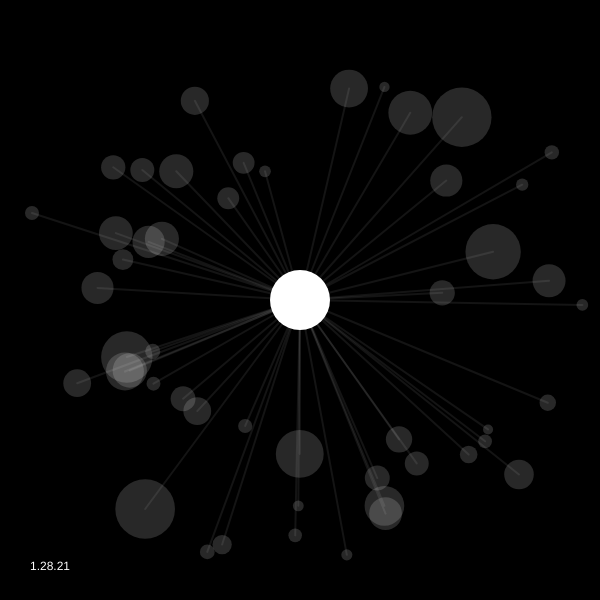
Frame 1 (no input)
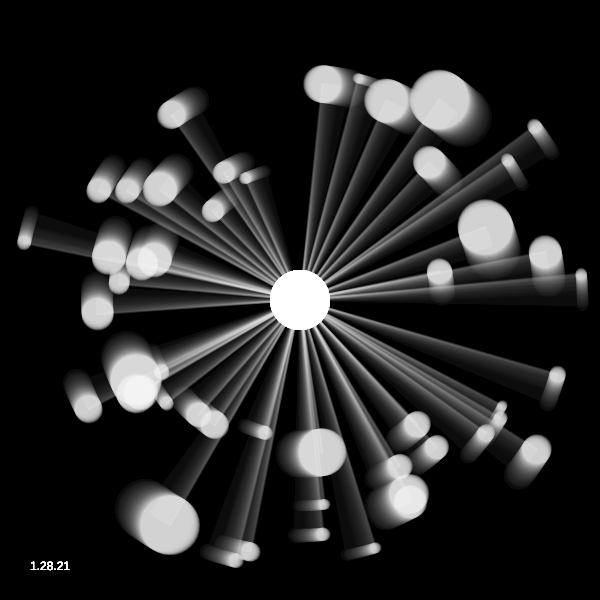
Frame 60 (no input)
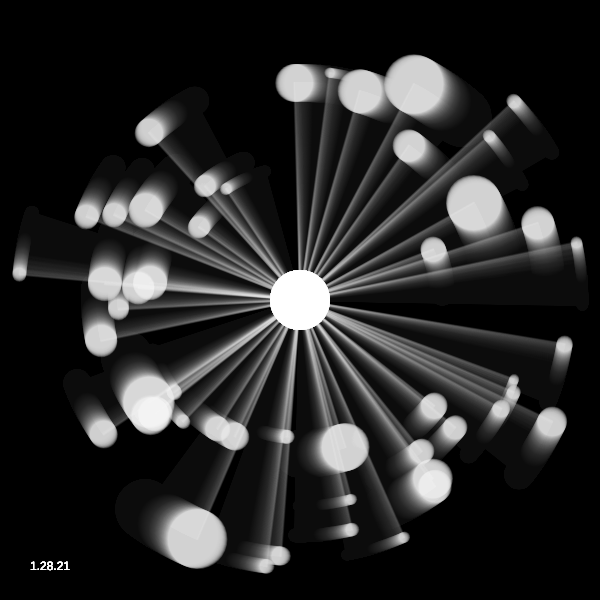
Frame 120 (the mouse pressed at the canvas centre since frame 60)

The p5.js sketch that drew these frames (run headless with seeded random() and noise() and a simulated clock; from frame 60 on, the mouse is pressed at the canvas centre):

// p5.js sketch
// ── sketch.js
/*
forked from SeeJay ThruLife 
*/

let orbiters, w;

function setup () {
  w = 600;
    var canvas;
    if(windowWidth>=600 && windowHeight >=600){
      canvas = createCanvas(600, 600);
    }
    else{
      canvas = createCanvas(windowWidth, windowHeight - 100);
    }

    var x = (windowWidth - width) / 2;
    var y = (windowHeight - height) / 2;

    canvas.position(x, y);
    background(0);


  
  orbiters = [];
  for (var i = 0; i < 50; i++) {
    orbiters.push (new Orbiter ());
  }
} 

function draw () {
  background (0, 10);
  fill(255);
  noStroke();
  text("1.28.21", 30, height-30)
  translate (width/2, width/2);
  ellipse (0, 0, 0.1 * w)
  orbiters.forEach (o => o.orbit ());
    translate (-width/2, -width/2);
}

let maxR = 0.4 * w;
let maxSize = 80;

function Orbiter () {
  this.th = random(TAU);
  this.size = map(random(1) * random(1), 0, 1, 10, maxSize);
  this.r = map(random(1), 0, 1, 0.45, 1) * w/2 - this.size/2;
  this.v = sqrt (0.001/this.r);
}


Orbiter.prototype.orbit = function () {
  let x = sin(this.th) * this.r;
  let y = cos(this.th) * this.r;

  noStroke();
  fill(255, 40);

  ellipse(x, y, this.size, this.size);

  stroke(255, 20);
  strokeWeight(2);
  line(0, 0, x, y);

  this.th += this.v;
}
